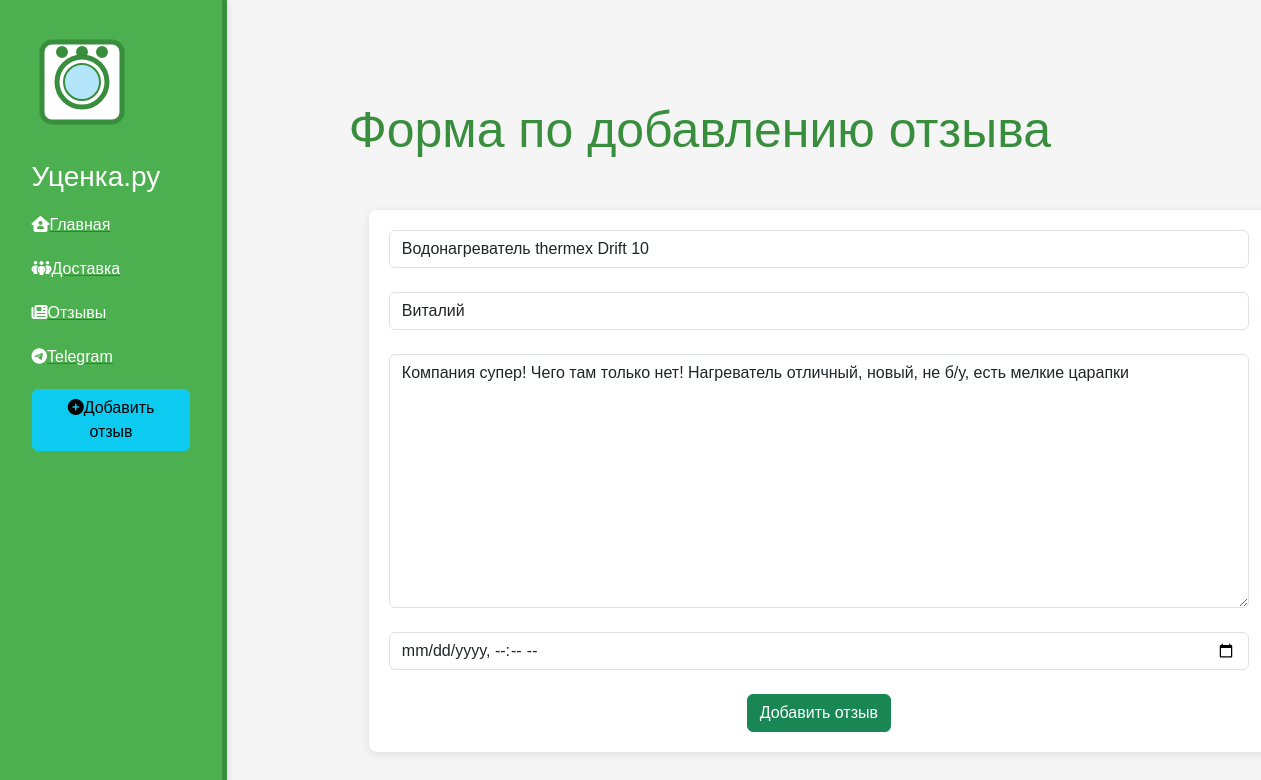
The app's page /news/9/update with its own data.
### news/models.py (models this page shows, shortened)
class Articles(models.Model):
    title = models.CharField('Название', max_length=50)
    anons = models.CharField('Анонс', max_length=250)
    full_text = models.TextField('Статья')
    date = models.DateTimeField('Дата публикации')
    class Meta:
        verbose_name = 'Новость'
        verbose_name_plural = 'Новости'

### news/views.py (the view)
# urls.py: path('<int:pk>/update', views.NewsUpdateView.as_view(), name='news-update'),
class NewsUpdateView(UpdateView):
    model = Articles
    template_name = 'news/create.html'
    form_class = ArticlesForm

### news/forms.py
class ArticlesForm(ModelForm):
    class Meta:
        model=Articles
        fields = ['title', 'anons', 'full_text', 'date']
        widgets = {
            "title": TextInput(attrs={
                'class': 'form-control',
                'placeholder': 'Наименования'
            }),
            "anons": TextInput(attrs={
                'class': 'form-control',
                'placeholder': 'Автор'
            }),
            "date": DateTimeInput(attrs={
                'type': 'datetime-local',
                'class': 'form-control',
                'placeholder': 'Дата публикации'
            }),
            "full_text": Textarea(attrs={
                'class': 'form-control',
                'placeholder': 'Текст отзыва'
            })
        }

### news/templates/news/create.html (shortened to what this page needs)
{%extends 'main/layout.html'%}
{%block content%}
  <div class="features">
    <h1>Форма по добавлению отзыва</h1>
    <form method="post">
        {{form.title}}<br>
        {{form.anons}}<br>
        {{form.full_text}}<br>
        {{form.date}}<br>
        <button class="btn btn-success" type="submit">Добавить отзыв</button>
    </form>
  </div>
{%endblock%}

### main/static/main/css/main.css (style rules this page uses)
body { background: #f5f5f5; font-family: Arial, sans-serif; }
main .features { float: left; color: #333; margin-top: 100px; text-align: center; width: 75%; }
main .features h1 { font-size: 50px; color: #388E3C; }
form { margin-left: 15%; width: 900px; margin-top: 50px; background: #fff; padding: 20px; border-radius: 8px; box-shadow: 0 2px 10px rgba(0, 0, 0, 0.1); }

### records on screen
Articles: title "Водонагреватель thermex Drift 10", anons "Виталий", full_text "Компания супер! Чего там только нет! Нагреватель отличный, новый, не б/у, есть мелкие царапки"
